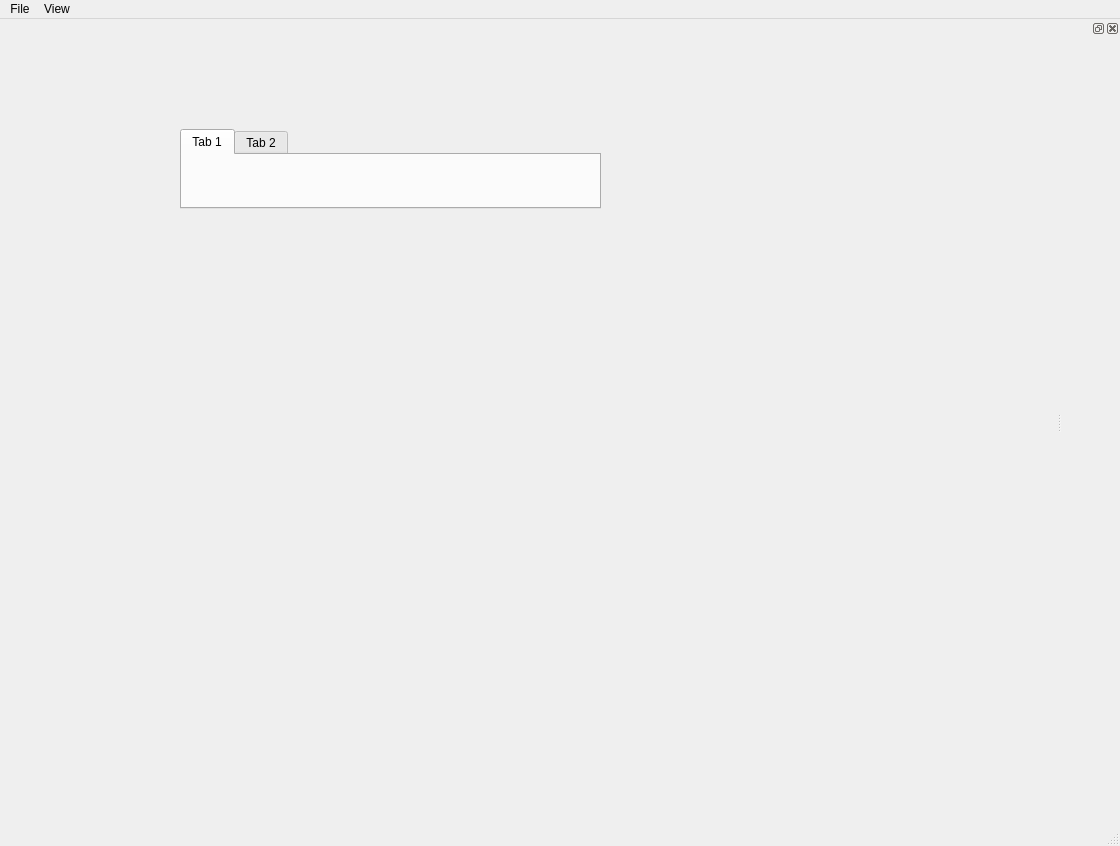
<?xml version="1.0" encoding="UTF-8"?>
<ui version="4.0">
 <class>MainWindow</class>
 <widget class="QMainWindow" name="MainWindow">
  <property name="geometry">
   <rect>
    <x>0</x>
    <y>0</y>
    <width>1120</width>
    <height>846</height>
   </rect>
  </property>
  <property name="windowTitle">
   <string>MainWindow</string>
  </property>
  <widget class="QWidget" name="centralwidget">
   <widget class="QTabWidget" name="tabWidget">
    <property name="geometry">
     <rect>
      <x>180</x>
      <y>110</y>
      <width>421</width>
      <height>80</height>
     </rect>
    </property>
    <property name="currentIndex">
     <number>0</number>
    </property>
    <widget class="QWidget" name="tab">
     <attribute name="title">
      <string>Tab 1</string>
     </attribute>
    </widget>
    <widget class="QWidget" name="tab_2">
     <attribute name="title">
      <string>Tab 2</string>
     </attribute>
    </widget>
   </widget>
  </widget>
  <widget class="QMenuBar" name="menubar">
   <property name="geometry">
    <rect>
     <x>0</x>
     <y>0</y>
     <width>1120</width>
     <height>30</height>
    </rect>
   </property>
   <widget class="QMenu" name="menuFile">
    <property name="title">
     <string>File</string>
    </property>
    <addaction name="actionOpen"/>
    <addaction name="actionSave"/>
   </widget>
   <widget class="QMenu" name="menuView">
    <property name="title">
     <string>View</string>
    </property>
    <addaction name="actionDataset_Viewer"/>
    <addaction name="actionTraining_Process"/>
   </widget>
   <addaction name="menuFile"/>
   <addaction name="menuView"/>
  </widget>
  <widget class="QStatusBar" name="statusbar"/>
  <widget class="QDockWidget" name="datasetViewer">
   <attribute name="dockWidgetArea">
    <number>2</number>
   </attribute>
   <widget class="QWidget" name="dockWidgetContents_4"/>
  </widget>
  <action name="actionOpen">
   <property name="text">
    <string>Open</string>
   </property>
  </action>
  <action name="actionSave">
   <property name="text">
    <string>Save</string>
   </property>
  </action>
  <action name="actionDataset_Viewer">
   <property name="checkable">
    <bool>true</bool>
   </property>
   <property name="text">
    <string>Dataset Viewer</string>
   </property>
  </action>
  <action name="actionTraining_Process">
   <property name="checkable">
    <bool>true</bool>
   </property>
   <property name="text">
    <string>Training Process</string>
   </property>
  </action>
  <action name="actionSave_Model">
   <property name="text">
    <string>Save Model</string>
   </property>
  </action>
 </widget>
 <resources/>
 <connections/>
</ui>
